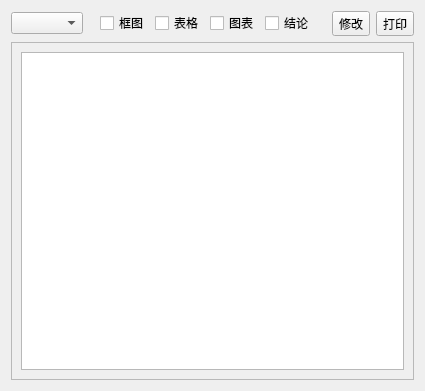
<?xml version="1.0" encoding="UTF-8"?>
<ui version="4.0">
 <class>FormReport</class>
 <widget class="QWidget" name="FormReport">
  <property name="geometry">
   <rect>
    <x>0</x>
    <y>0</y>
    <width>425</width>
    <height>391</height>
   </rect>
  </property>
  <property name="windowTitle">
   <string>Form</string>
  </property>
  <layout class="QGridLayout" name="gridLayout">
   <item row="2" column="0">
    <widget class="QScrollArea" name="scrollArea">
     <property name="widgetResizable">
      <bool>true</bool>
     </property>
     <widget class="QWidget" name="printArea">
      <property name="geometry">
       <rect>
        <x>0</x>
        <y>0</y>
        <width>411</width>
        <height>344</height>
       </rect>
      </property>
      <layout class="QGridLayout" name="gridLayout_3">
       <item row="0" column="0">
        <widget class="QTextEdit" name="textEdit">
         <property name="html">
          <string>&lt;!DOCTYPE HTML PUBLIC &quot;-//W3C//DTD HTML 4.0//EN&quot; &quot;http://www.w3.org/TR/REC-html40/strict.dtd&quot;&gt;
&lt;html&gt;&lt;head&gt;&lt;meta name=&quot;qrichtext&quot; content=&quot;1&quot; /&gt;&lt;style type=&quot;text/css&quot;&gt;
p, li { white-space: pre-wrap; }
&lt;/style&gt;&lt;/head&gt;&lt;body style=&quot; font-family:'SimSun'; font-size:9pt; font-weight:400; font-style:normal;&quot;&gt;
&lt;p style=&quot; margin-top:0px; margin-bottom:0px; margin-left:0px; margin-right:0px; -qt-block-indent:0; text-indent:0px;&quot;&gt;&lt;img src=&quot;:/img/chart.png&quot; height=&quot;200&quot; /&gt;&lt;/p&gt;&lt;/body&gt;&lt;/html&gt;</string>
         </property>
        </widget>
       </item>
      </layout>
     </widget>
    </widget>
   </item>
   <item row="1" column="0">
    <layout class="QHBoxLayout" name="horizontalLayout_2">
     <item>
      <widget class="QComboBox" name="comboBox">
       <property name="sizePolicy">
        <sizepolicy hsizetype="Fixed" vsizetype="Fixed">
         <horstretch>0</horstretch>
         <verstretch>0</verstretch>
        </sizepolicy>
       </property>
      </widget>
     </item>
     <item>
      <layout class="QGridLayout" name="gridLayout_2">
       <item row="0" column="0">
        <spacer name="horizontalSpacer">
         <property name="orientation">
          <enum>Qt::Horizontal</enum>
         </property>
         <property name="sizeHint" stdset="0">
          <size>
           <width>40</width>
           <height>20</height>
          </size>
         </property>
        </spacer>
       </item>
       <item row="0" column="5">
        <spacer name="horizontalSpacer_2">
         <property name="orientation">
          <enum>Qt::Horizontal</enum>
         </property>
         <property name="sizeHint" stdset="0">
          <size>
           <width>40</width>
           <height>20</height>
          </size>
         </property>
        </spacer>
       </item>
       <item row="0" column="1">
        <widget class="QCheckBox" name="checkBox">
         <property name="text">
          <string>框图</string>
         </property>
        </widget>
       </item>
       <item row="0" column="2">
        <widget class="QCheckBox" name="checkBox_2">
         <property name="text">
          <string>表格</string>
         </property>
        </widget>
       </item>
       <item row="0" column="4">
        <widget class="QCheckBox" name="checkBox_4">
         <property name="text">
          <string>结论</string>
         </property>
        </widget>
       </item>
       <item row="0" column="3">
        <widget class="QCheckBox" name="checkBox_3">
         <property name="text">
          <string>图表</string>
         </property>
        </widget>
       </item>
      </layout>
     </item>
     <item>
      <widget class="QToolButton" name="toolButton_edit">
       <property name="text">
        <string>修改</string>
       </property>
       <property name="icon">
        <iconset resource="../TopTestApp/toptest.qrc">
         <normaloff>:/img/edit</normaloff>:/img/edit</iconset>
       </property>
       <property name="iconSize">
        <size>
         <width>20</width>
         <height>20</height>
        </size>
       </property>
      </widget>
     </item>
     <item>
      <widget class="QToolButton" name="toolButton_print">
       <property name="text">
        <string>打印</string>
       </property>
       <property name="icon">
        <iconset resource="../TopTestApp/toptest.qrc">
         <normaloff>:/img/print</normaloff>:/img/print</iconset>
       </property>
       <property name="iconSize">
        <size>
         <width>20</width>
         <height>20</height>
        </size>
       </property>
      </widget>
     </item>
    </layout>
   </item>
  </layout>
 </widget>
 <resources>
  <include location="../TopTestApp/toptest.qrc"/>
 </resources>
 <connections/>
</ui>
